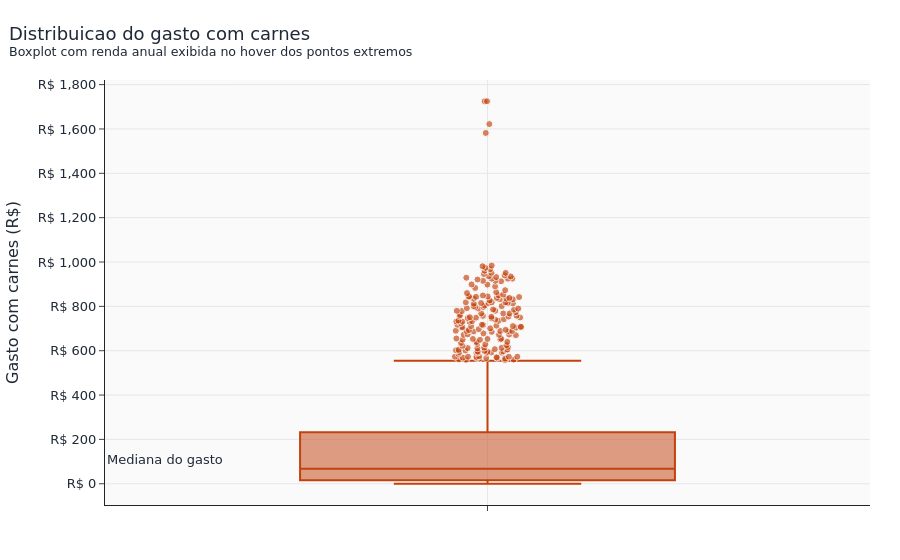
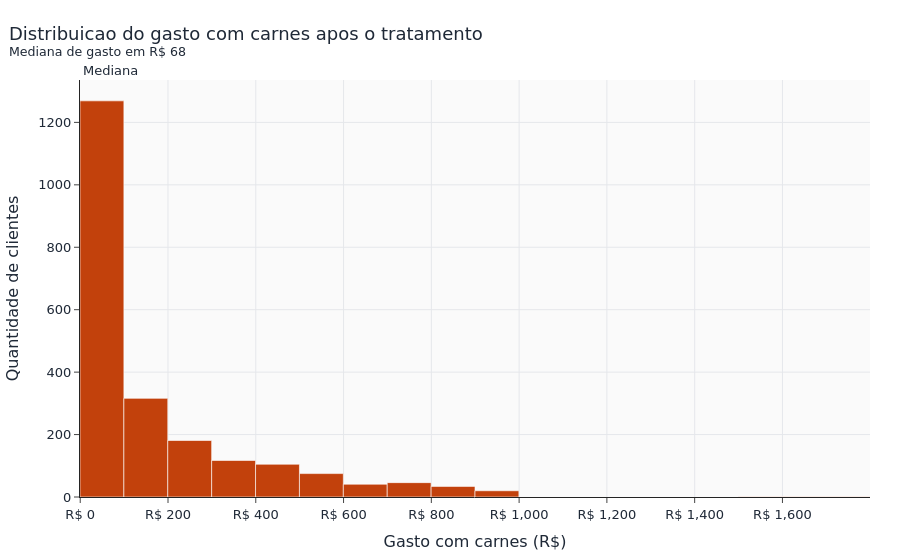

The code cell stored with these charts, in order, in its notebook:
### Markdown cell above
MntMeatProducts

### Code cell
# Analise visual de MntMeatProducts

fig = px.box(
    df,
    y="MntMeatProducts",
    points="outliers",
    color_discrete_sequence=[COLOR_PALETTE["meat"]],
    hover_data={
        "Income": ":,.0f",
        "Kidhome": True,
        "NumStorePurchases": True
    },
    labels={
        "MntMeatProducts": "Gasto com carnes nos ultimos 2 anos (R$)",
        "Income": "Renda anual (R$)",
        "Kidhome": "Criancas em casa",
        "NumStorePurchases": "Compras em loja"
    }
)

aplicar_estilo(
    fig,
    "Distribuicao do gasto com carnes",
    "Boxplot com renda anual exibida no hover dos pontos extremos",
    None,
    "Gasto com carnes (R$)"
)
fig.add_hline(
    y=df["MntMeatProducts"].median(),
    line_dash="dot",
    line_color="#9A3412",
    annotation_text="Mediana do gasto",
    annotation_position="top left"
)
fig.update_yaxes(tickprefix="R$ ", separatethousands=True)
fig.update_traces(
    jitter=0.18,
    pointpos=0,
    marker=dict(size=7, opacity=0.65, line=dict(width=1, color="white")),
    hovertemplate="Gasto com carnes: R$ %{y:,.0f}<br>Renda anual: R$ %{customdata[0]:,.0f}<br>Criancas em casa: %{customdata[1]}<br>Compras em loja: %{customdata[2]}<extra></extra>"
)
fig.show()

# Removendo apenas casos com gasto muito alto em carne e renda relativamente baixa
cond = (df["MntMeatProducts"] > 1000) & (df["Income"] < 50000)
df = df[~cond]

# Verificando se a remocao funcionou
fig = px.histogram(
    df,
    x="MntMeatProducts",
    nbins=20,
    color_discrete_sequence=[COLOR_PALETTE["meat"]]
)

aplicar_estilo(
    fig,
    "Distribuicao do gasto com carnes apos o tratamento",
    f"Mediana de gasto em R$ {df['MntMeatProducts'].median():,.0f}",
    "Gasto com carnes (R$)",
    "Quantidade de clientes"
)
fig.add_vline(
    x=df["MntMeatProducts"].median(),
    line_dash="dash",
    line_color=COLOR_PALETTE["neutral"],
    annotation_text="Mediana",
    annotation_position="top"
)
fig.update_xaxes(tickprefix="R$ ", separatethousands=True)
fig.update_traces(hovertemplate="Faixa de gasto: R$ %{x:,.0f}<br>Clientes: %{y}<extra></extra>")
fig.show()

### Figure 1 — Plotly figure (JSON) as saved in the notebook; plotly's stock layout.template omitted (floating-point values rounded to 4 significant figures; data arrays with more than 128 entries replaced by an {"elided": "..."} marker saying what was removed)
{"data": [{"alignmentgroup": "True", "boxpoints": "outliers", "customdata": {"elided": "2208x3 float values"}, "hovertemplate": "Gasto com carnes: R$ %{y:,.0f}<br>Renda anual: R$ %{customdata[0]:,.0f}<br>Criancas em casa: %{customdata[1]}<br>Compras em loja: %{customdata[2]}<extra></extra>", "jitter": 0.18, "legendgroup": "", "marker": {"color": "#C2410C", "line": {"color": "white", "width": 1}, "opacity": 0.65, "size": 7}, "name": "", "notched": false, "offsetgroup": "", "orientation": "v", "pointpos": 0, "showlegend": false, "type": "box", "x0": " ", "xaxis": "x", "y": {"elided": "2208 int values"}, "y0": " ", "yaxis": "y"}], "layout": {"annotations": [{"showarrow": false, "text": "Mediana do gasto", "x": 0, "xanchor": "left", "xref": "x domain", "y": 68, "yanchor": "bottom", "yref": "y"}], "boxmode": "group", "font": {"color": "#1F2937", "family": "DejaVu Sans", "size": 13}, "hoverlabel": {"bgcolor": "white", "font": {"size": 12}}, "legend": {"tracegroupgap": 0}, "margin": {"b": 55, "l": 55, "r": 30, "t": 80}, "paper_bgcolor": "white", "plot_bgcolor": "#FAFAFA", "shapes": [{"line": {"color": "#9A3412", "dash": "dot"}, "type": "line", "x0": 0, "x1": 1, "xref": "x domain", "y0": 68, "y1": 68, "yref": "y"}], "title": {"text": "Distribuicao do gasto com carnes<br><sup>Boxplot com renda anual exibida no hover dos pontos extremos</sup>", "x": 0.01, "xanchor": "left"}, "xaxis": {"anchor": "y", "domain": [0, 1], "gridcolor": "#E5E7EB", "showgrid": true, "zeroline": false}, "yaxis": {"anchor": "x", "domain": [0, 1], "gridcolor": "#E5E7EB", "separatethousands": true, "showgrid": true, "tickprefix": "R$ ", "title": {"text": "Gasto com carnes (R$)"}, "zeroline": false}}}

### Figure 2 — Plotly figure (JSON) as saved in the notebook; plotly's stock layout.template omitted (floating-point values rounded to 4 significant figures; data arrays with more than 128 entries replaced by an {"elided": "..."} marker saying what was removed)
{"data": [{"bingroup": "x", "hovertemplate": "Faixa de gasto: R$ %{x:,.0f}<br>Clientes: %{y}<extra></extra>", "legendgroup": "", "marker": {"color": "#C2410C", "pattern": {"shape": ""}}, "name": "", "nbinsx": 20, "orientation": "v", "showlegend": false, "type": "histogram", "x": {"elided": "2207 int values"}, "xaxis": "x", "yaxis": "y"}], "layout": {"annotations": [{"showarrow": false, "text": "Mediana", "x": 68, "xanchor": "center", "xref": "x", "y": 1, "yanchor": "bottom", "yref": "y domain"}], "barmode": "relative", "font": {"color": "#1F2937", "family": "DejaVu Sans", "size": 13}, "hoverlabel": {"bgcolor": "white", "font": {"size": 12}}, "legend": {"tracegroupgap": 0}, "margin": {"b": 55, "l": 55, "r": 30, "t": 80}, "paper_bgcolor": "white", "plot_bgcolor": "#FAFAFA", "shapes": [{"line": {"color": "#6B7280", "dash": "dash"}, "type": "line", "x0": 68, "x1": 68, "xref": "x", "y0": 0, "y1": 1, "yref": "y domain"}], "title": {"text": "Distribuicao do gasto com carnes apos o tratamento<br><sup>Mediana de gasto em R$ 68</sup>", "x": 0.01, "xanchor": "left"}, "xaxis": {"anchor": "y", "domain": [0, 1], "gridcolor": "#E5E7EB", "separatethousands": true, "showgrid": true, "tickprefix": "R$ ", "title": {"text": "Gasto com carnes (R$)"}, "zeroline": false}, "yaxis": {"anchor": "x", "domain": [0, 1], "gridcolor": "#E5E7EB", "showgrid": true, "title": {"text": "Quantidade de clientes"}, "zeroline": false}}}
